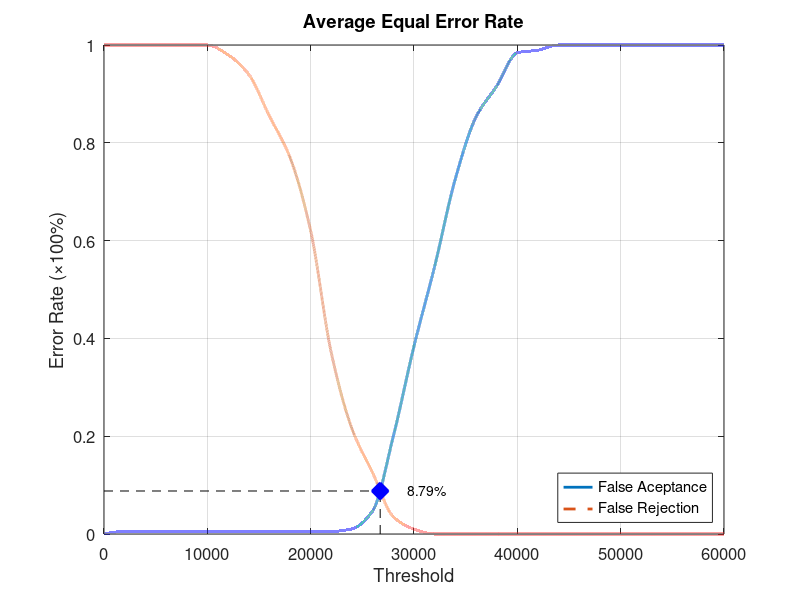
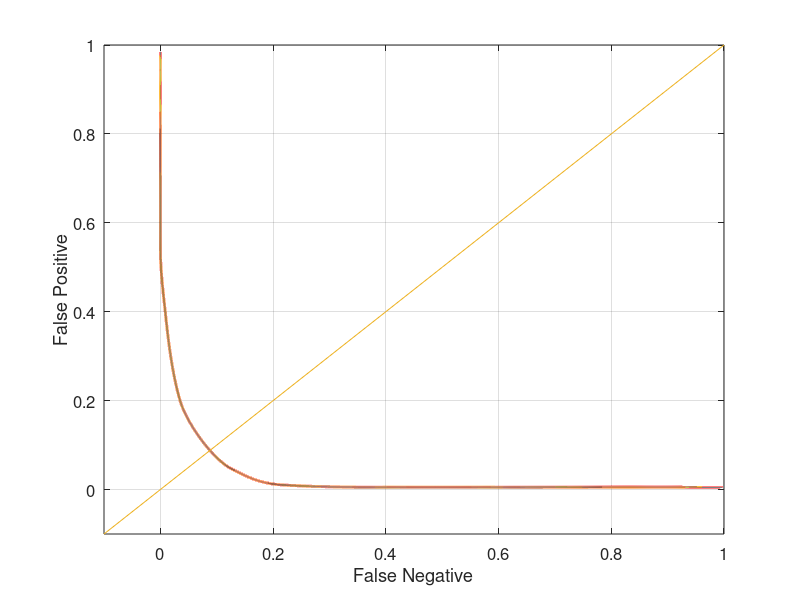

Write MATLAB code to recreate these figures, in order.
function yEER = Database2_4
close all;
clear;
clc;
x = 0:2000:60000;
xq = 0:0.5:60000;

y0 = [0 0.00526316 0.00526316 0.00526316 0.00526316 0.00526316 0.00526316 0.00526316 0.00526316 0.00526316 0.00526316 0.00526316 0.0105263 0.0473684 0.2 0.384211 0.547368 0.726316 0.852632 0.915789 0.984211 0.989474 1 1 1 1 1 1 1 1 1];
yy0 = interp1(x, y0, xq, 'pchip');
y1 = [1 1 1 1 1 1 0.98 0.94 0.855 0.77 0.62 0.37 0.215 0.125 0.035 0.01 0 0 0 0 0 0 0 0 0 0 0 0 0 0 0];
yy1 = interp1(x, y1, xq, 'pchip');

% Calculating EER: 
y2 = abs(y0 - y1);
find(y2 == min(y2))
yy2 = abs(yy0 - yy1);
xEER = find(yy2 == min(yy2));
xEERIndex = xq(xEER) % X-axis EER
yEER = yy0(xEER) % Y-axis EER

main = figure
plot(xq, yy0,'-','LineWidth', 2);	hold on
plot(xq, yy1,'--','LineWidth', 2);	hold on
plot([xEERIndex xEERIndex], [0 yEER], 'k--');	hold on
plot([0 xEERIndex], [yEER yEER], 'k--');	hold on
plot(xEERIndex, yEER, 'bx', 'LineWidth', 10);	hold on
text(xEERIndex + 10 * xEERIndex / 100, yEER, [num2str(round((10000 * yEER)) / 100) '%'])
legend('False Aceptance', 'False Rejection', 'Location', 'SouthEast')
xlabel('Threshold')
ylabel('Error Rate (\times100%)')
title('Average Equal Error Rate')
set(gca, 'FontSize', 12)
axis([0 60000 0 1])
grid on

print(main, 'Database2_4Main', '-dpng');
FNRxFPR = figure('Color', [1 1 1]);
plot(yy1, yy0, '-', yy1, yy0, 'LineWidth', 2);
hold on
y = -0.1:0.1:1
plot(y, y); 
set(gca, 'FontSize', 12)
xlabel('False Negative')
ylabel('False Positive')
axis([-0.1 1 -0.1 1])
set(gca, 'FontSize', 12)
grid on

print(FNRxFPR, 'Database2_4FNRxFPR','-dpng');
end
